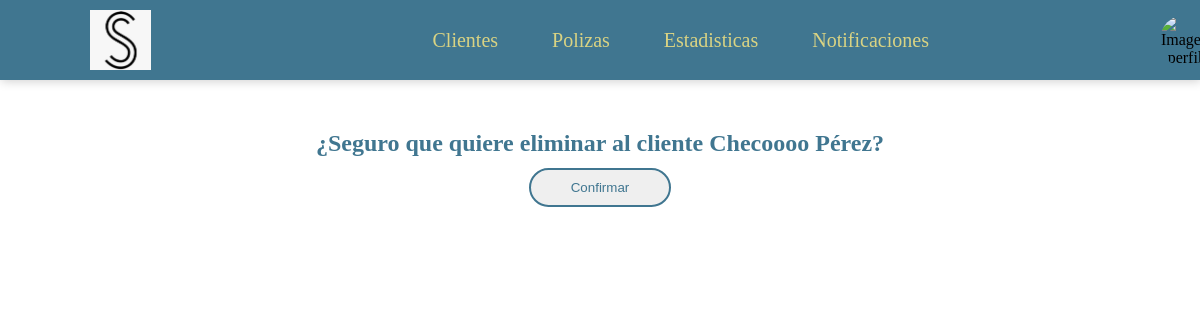
Before: /clientes/eliminar/1/ with the older database file.
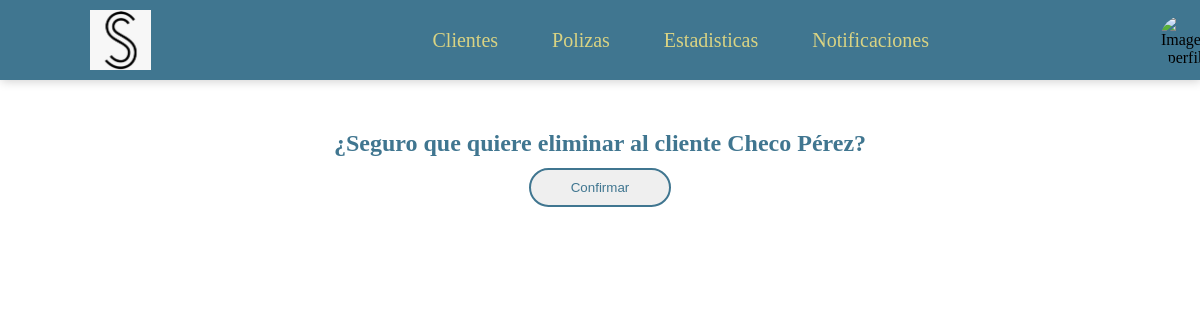
After: the same page with the newer database file.
### Clientes/models.py (models this page shows)
class Cliente (models.Model):
    nombre = models.CharField(max_length=30)
    ap_paterno = models.CharField(max_length=30)
    ap_materno = models.CharField(max_length=30)
    fecha_nacimiento = models.DateField(null=True, blank=True)
    email = models.EmailField(null=True, blank=True, default="")
    num_celular = models.CharField(max_length=10)
    num_fijo = models.CharField(max_length=10, null=True, blank=True, default="")
    codigo_postal = models.CharField(max_length=5, null=True, blank=True, default="")
    colonia = models.CharField(max_length=30)
    direccion = models.CharField(max_length=30)
    rfc = models.CharField(max_length=30, null=True, blank=True, default="")
    fecha_registro = models.DateField()
    agente = models.ForeignKey(Agente, on_delete=models.CASCADE)
    status = models.ForeignKey(Status, on_delete=models.CASCADE)
    def __str__(self):
        return self.nombre +" "+ self.ap_paterno

### Clientes/views.py (the view)
# urls.py: path('eliminar/<int:id_cliente>/',views.eliminar,name='eliminar'),
def eliminar(request, id_cliente):
    cliente = Cliente.objects.get(id = id_cliente)
    if request.method == 'POST':
        cliente.delete()
        return redirect('Clientes:index')
    return render(request,'eliminar.html', {'cliente':cliente})

### Clientes/templates/eliminar.html (shortened to what this page needs)
{%extends "header.html"%}
{% block content %}
<section class="form-delete">
    <form method="POST">
        <h2>¿Seguro que quiere eliminar al cliente {{cliente}}?</h2>
        <div class="b-g">
            <button type="submit">Confirmar</button>
        </div>
    </form>
</section>
{% endblock%}

Changed rows visible on the page:
changed Cliente: nombre+ap_paterno "Checoooo Pérez" → "Checo Pérez"
